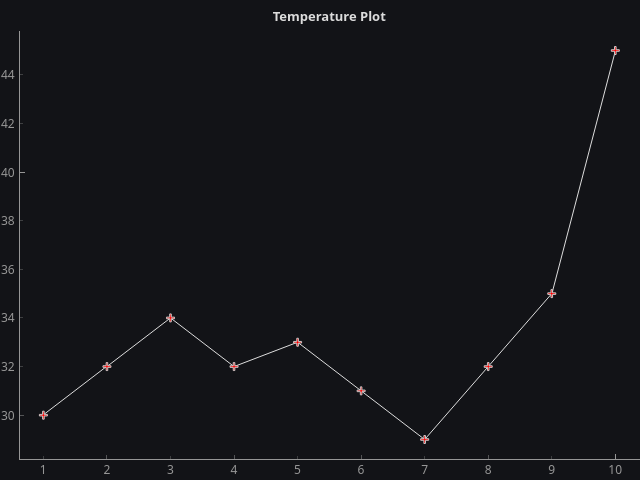

Recreate this plot in Python.
#!/usr/bin/env python
# File: pyqtplot05.py
# Name: D.Saravanan
# Date: 11/07/2023

""" Script to create plot using the PlotWidget in PyQtGraph """

import sys

import pyqtgraph as pg
from PyQt6 import QtCore, QtWidgets


class MainWindow(QtWidgets.QMainWindow):
    """Subclass of QMainWindow to customize application's main window."""

    def __init__(self, hour, temperature):
        super().__init__()

        # set the size parameters (width, height) pixels
        self.setFixedSize(QtCore.QSize(640, 480))

        # set the central widget of the window
        self.graphWidget = pg.PlotWidget()
        self.setCentralWidget(self.graphWidget)

        # set the background color using hex notation #121317 as string
        self.graphWidget.setBackground("#121317")

        # set the main plot title, text color, text size, text weight, text style
        self.graphWidget.setTitle(
            "Temperature Plot", color="#dcdcdc", size="10pt", bold=True, italic=False
        )

        # set the line color in 3-tuple of int values, line width in pixels, line style
        lvalue = pg.mkPen(
            color=(220, 220, 220), width=1, style=QtCore.Qt.PenStyle.SolidLine
        )

        # plot data: x, y values with lines drawn using Qt's QPen types & marker '+'
        self.graphWidget.plot(
            hour, temperature, pen=lvalue, symbol="+", symbolSize=8, symbolBrush=("r")
        )


def main():
    """Need one (and only one) QApplication instance per application.
    Pass in sys.argv to allow command line arguments for the application.
    If no command line arguments than QApplication([]) is required."""
    app = QtWidgets.QApplication(sys.argv)

    hour = [1, 2, 3, 4, 5, 6, 7, 8, 9, 10]
    temperature = [30, 32, 34, 32, 33, 31, 29, 32, 35, 45]

    window = MainWindow(hour, temperature)  # an instance of the class MainWindow
    window.show()  # windows are hidden by default

    sys.exit(app.exec())  # start the event loop


if __name__ == "__main__":
    main()
